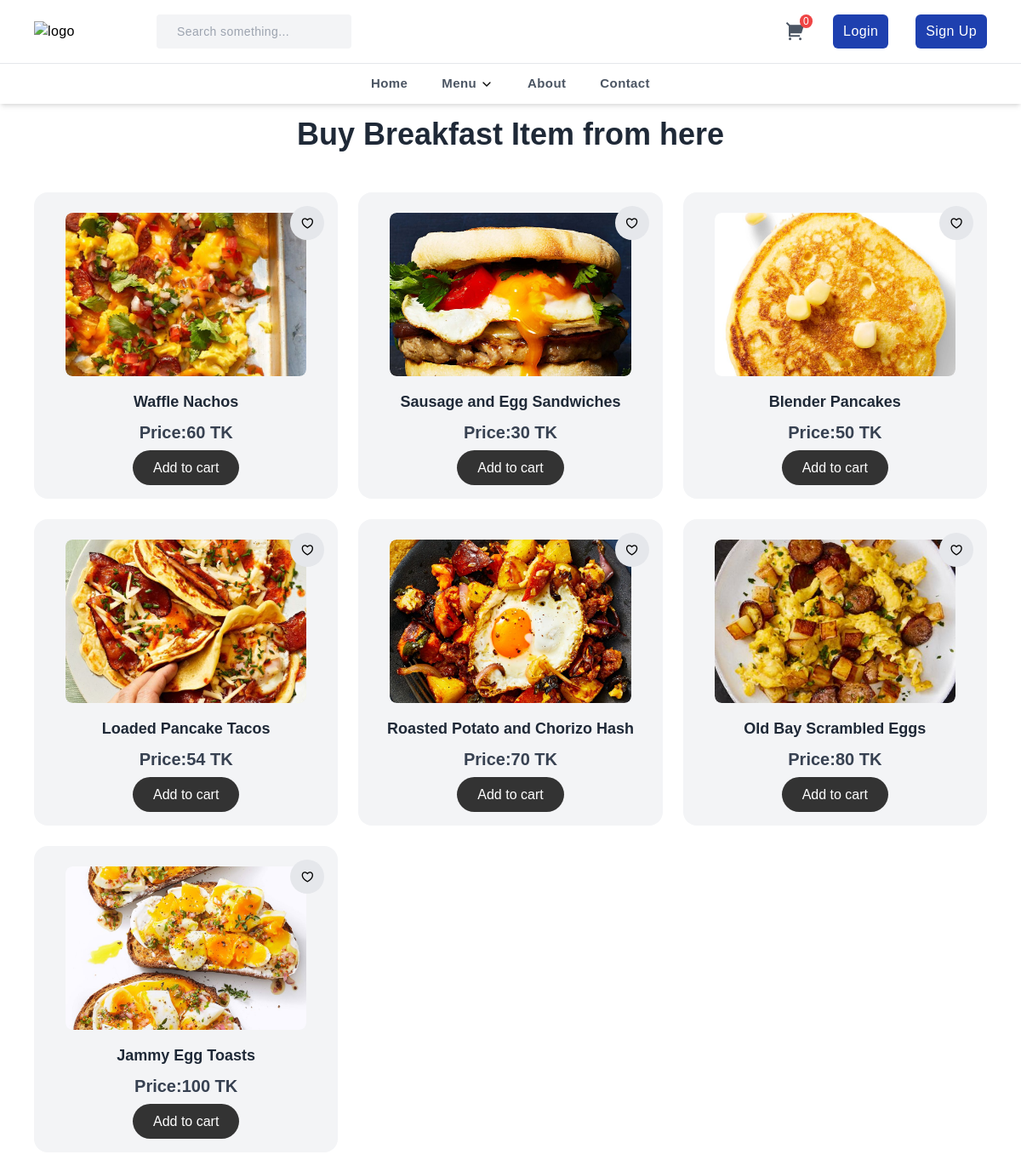
Page /breakfast/ on the committed database.
### uapcanteen/models.py (models this page shows, shortened)
class Breakfast(models.Model):
    owner = models.ForeignKey(Owner, on_delete=models.CASCADE)
    name = models.CharField(max_length=100)
    price = models.IntegerField()
    description = models.TextField()
    image = models.ImageField(upload_to='images/')
    discount = models.IntegerField()
    rating = models.FloatField()

### uapcanteen/views.py (the view)
# urls.py: path('breakfast/', breakfast, name='breakfast'),
def breakfast(request):
    breakfasts = Breakfast.objects.all()
    return render(request, 'breakfast.html', {'breakfasts': breakfasts})

### templates/breakfast.html (shortened to what this page needs)
{% extends 'base.html' %}
    {% block content %}
    <div class="font-[sans-serif]">
        <div class="p-4 mx-auto lg:max-w-6xl max-w-xl md:max-w-full">
            <h2 class="text-4xl text-center font-extrabold text-gray-800 mb-12">Buy Breakfast Item from here</h2>
            <div class="grid grid-cols-1 md:grid-cols-2 lg:grid-cols-3 gap-6">
                {% for breakfast in breakfasts %}
                <div class="bg-gray-100 rounded-2xl p-6 cursor-pointer hover:-translate-y-2 transition-all relative">
                    <a href="{% url 'breakfast_detail' breakfast.id %}">
                    <div class="bg-gray-200 w-10 h-10 flex items-center justify-center rounded-full cursor-pointer absolute top-4 right-4">
                        <i class="ri-heart-3-line"></i>
                    </div>
                    <div class="max-w-lg w-11/12 h-48 overflow-hidden mx-auto rounded-lg">
                        <img src="{{ breakfast.image.url }}" alt="{{ breakfast.name }}" class="h-full w-full object-cover rounded-lg" />
                    </div>
                </a>
                    <div class="text-center mt-4">
                        <h3 class="text-lg font-bold text-gray-800">{{ breakfast.name }}</h3>
                        <h4 class="text-xl text-gray-700 font-bold mt-2 mb-4">Price:{{ breakfast.price }} TK</h4>
                        <a href="{% url 'add_to_cart' 'breakfast' breakfast.id %}" class="w-full mt-6 px-6 py-3 bg-[#333] hover:bg-[#222] text-white rounded-full">Add to cart</a>
                    </div>
                </div>
                {% endfor %}
            </div>
        </div>
    </div>
    {% endblock %}

### templates/base.html (shortened to what this page needs)
<!DOCTYPE html>
<html lang="en">
<head>
    <script src="https://cdn.tailwindcss.com"></script>
    <link rel="stylesheet" href="https://cdnjs.cloudflare.com/ajax/libs/remixicon/4.2.0/remixicon.css"
 />
</head>
<body>
    <header class='shadow-md bg-white font-[sans-serif] tracking-wide relative z-50 shadow-md top-0'>
        <section
            class='flex items-center flex-wrap justify-between lg:justify-start gap-4 py-3 sm:px-10 px-4 border-gray-200 border-b min-h-[75px]'>
            <a href="/" class="flex-shrink-0">
                <img src="https://i.postimg.cc/66MvzQZZ/logo.png" alt="logo" class="w-24" />
            </a>
            <div class="flex items-center justify-center">
                <input type='text' placeholder='Search something...'
                    class='xl:w-96 max-lg:w-full lg:ml-8 max-md:mt-4 max-lg:ml-4 bg-gray-100 px-6 rounded h-10 outline-[#333] text-sm' />
            </div>
            <div class="lg:absolute lg:right-10 flex items-center ml-auto space-x-8">
                {% if user.is_authenticated %}
                <a href="{% url 'view_cart' %}" class="relative text-gray-600 hover:text-gray-900 transition-colors duration-300">
                    <i class="ri-shopping-cart-2-fill text-2xl"></i>
                </a>
            {% else %}
                <span class="relative text-gray-600 hover:text-gray-900 transition-colors duration-300">
                    <i class="ri-shopping-cart-2-fill text-2xl"></i>
                    <span class="bg-red-500 text-white text-xs font-thin rounded-full px-1 absolute -top-1 -right-2">0</span>
                </span>
            {% endif %}
                {% if user.is_authenticated %}
                <div class="flex items-center">
                    <span class="text-gray-100 bg-gray-800 px-3 py-2 rounded-lg mr-3">
                        <a href="{% url 'userprofile' %}">My Profile</a>
                    </span>
                    <form action="{% url 'logout' %}" method="post">
                        {% csrf_token %}
                        <button type="submit"
                            class="relative bg-orange-600 hover:bg-red-700 text-white py-2 px-3 rounded-md transition-colors duration-300">
                            Logout
                        </button>
                    </form>
                </div>
                {% else %}
                <a href="{% url 'login' %}"
                    class="relative bg-blue-800 hover:bg-blue-900 text-white py-2 px-3 rounded-md transition-colors duration-300">
                    Login
                </a>
                <a href="{% url 'signup' %}"
                    class="relative bg-blue-800 hover:bg-blue-900 text-white py-2 px-3 rounded-md transition-colors duration-300">
                    Sign Up
                </a>
                {% endif %}
            </div>
        </section>
        <div class='flex flex-wrap justify-center px-10 py-3 relative'>
            <div id="collapseMenu"
                class='max-lg:hidden lg:!block max-lg:before:fixed max-lg:before:bg-black max-lg:before:opacity-40 max-lg:before:inset-0 max-lg:before:z-50'>
                <ul
                    class='lg:flex lg:gap-x-10 max-lg:space-y-3 max-lg:fixed max-lg:bg-white max-lg:w-2/3 max-lg:min-w-[300px] max-lg:top-0 max-lg:left-0 max-lg:p-4 max-lg:h-full max-lg:shadow-md max-lg:overflow-auto z-50'>
                    <li class='max-lg:border-b max-lg:px-3 max-lg:py-3'><a href='/'
                            class='hover:text-[#007bff] text-gray-600 font-semibold block text-[15px]'>Home</a></li>
                    <li class='group max-lg:border-b max-lg:px-3 max-lg:py-3 relative'>
                        <a href='#'
                            class='hover:text-[#007bff] hover:fill-[#007bff] text-gray-600 font-semibold text-[15px] block'>Menu<svg
                                xmlns="http://www.w3.org/2000/svg" width="16px" height="16px" class="ml-1 inline-block"
                                viewBox="0 0 24 24">
                                <path
                                    d="M12 16a1 1 0 0 1-.71-.29l-6-6a1 1 0 0 1 1.42-1.42l5.29 5.3 5.29-5.29a1 1 0 0 1 1.41 1.41l-6 6a1 1 0 0 1-.7.29z"
                                    data-name="16" data-original="#000000" />
                            </svg>
                        </a>
                    </li>
                    <li class='max-lg:border-b max-lg:px-3 max-lg:py-3'><a href="{% url 'about' %}"
                            class='hover:text-[#007bff] text-gray-600 font-semibold text-[15px] block'>About</a></li>
                    <li class='max-lg:border-b max-lg:px-3 max-lg:py-3'><a href="{% url 'contact' %}"
                            class='hover:text-[#007bff] text-gray-600 font-semibold text-[15px] block'>Contact</a></li>
                </ul>
            </div>
        </div>
    </header>
    <div>
        {% block content %}
        {% endblock %}
    </div>
</body>
</html>

### rows in the picture
Breakfast: image (picture), name "Waffle Nachos", price "60"
Breakfast: image (picture), name "Sausage and Egg Sandwiches", price "30"
Breakfast: image (picture), name "Blender Pancakes", price "50"
Breakfast: image (picture), name "Loaded Pancake Tacos", price "54"
Breakfast: image (picture), name "Roasted Potato and Chorizo Hash", price "70"
Breakfast: image (picture), name "Old Bay Scrambled Eggs", price "80"
Breakfast: image (picture), name "Jammy Egg Toasts", price "100"
